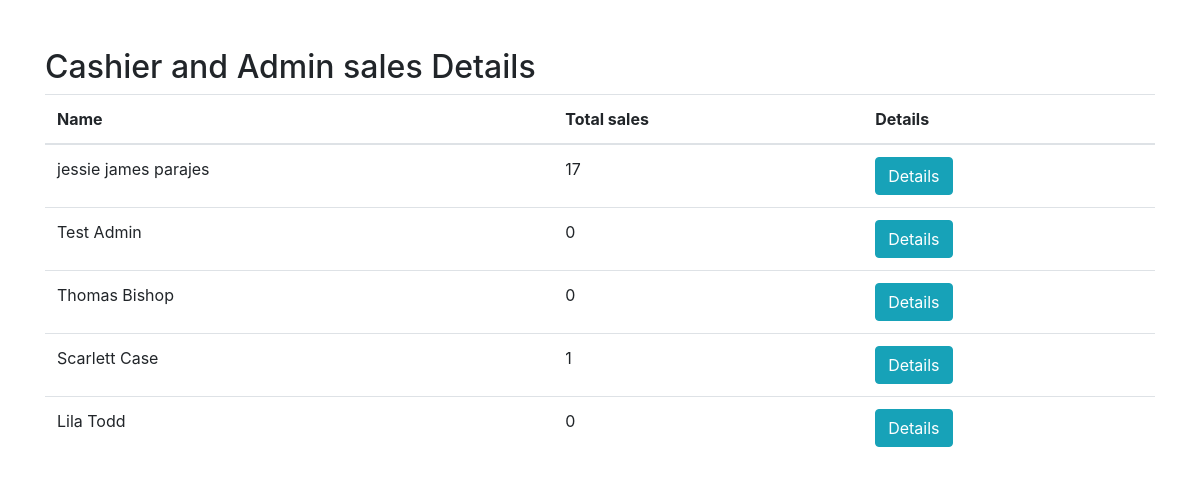
/Admin-WEB/dashboard/cashier_details.php, run on the app's committed database.
### tables this page shows
CREATE TABLE IF NOT EXISTS `users` (
  `id` int NOT NULL AUTO_INCREMENT,
  `first_name` varchar(25) NOT NULL,
  `last_name` varchar(25) NOT NULL,
  `username` varchar(30) NOT NULL,
  `password` varchar(255) NOT NULL,
  `ifadmin` int NOT NULL,
  `role` enum('admin','staff','','') NOT NULL,
  PRIMARY KEY (`id`),
  UNIQUE KEY `id` (`id`),
  UNIQUE KEY `username` (`username`)
);

### Actions/cashier_total_sales.php (called while the page is built)
<?php
$database = new Database();
$conn = $database->conn;
$sql = "
    SELECT u.id, CONCAT(u.first_name, ' ', u.last_name) AS full_name,
           COUNT(CASE WHEN o.status = 'completed' THEN o.id END) AS total_completed_orders
    FROM users u
    LEFT JOIN orders o ON u.id = o.user_id  -- Ensure this matches your foreign key
    WHERE u.role IN ('staff', 'admin')  -- Include both 'staff' and 'admin' roles
    GROUP BY u.id
";
$result = $conn->query($sql);

### Admin-WEB/dashboard/cashier_details.php (the view, shortened to what this page needs)
<?php
include_once '../../Actions/cashier_total_sales.php';
?>
<!DOCTYPE html>
<html lang="en">
<head>
    <link rel="stylesheet" href="https://maxcdn.bootstrapcdn.com/bootstrap/4.5.2/css/bootstrap.min.css">
</head>
<body>
    <div class="container mt-5">
        <h2>Cashier and Admin sales Details</h2>
        <table class="table">
            <thead>
                <tr>
                    <th>Name</th>
                    <th>Total sales</th>
                    <th>Details</th>
                </tr>
            </thead>
            <tbody>
                <?php
                if ($result) {
                    while ($row = $result->fetch_assoc()) {
                        echo "<tr>";
                        echo "<td>" . $row['full_name'] . "</td>";
                        echo "<td>" . $row['total_completed_orders'] . "</td>";
                        echo "<td><a href='daily_cashier.php?cashier_id=" . $row['id'] . "' class='btn btn-info'>Details</a></td>";
                        echo "</tr>";
                    }
                } else {
                    echo "<tr><td colspan='3'>No cashiers or admins found</td></tr>";
                }
                ?>
            </tbody>
        </table>
    </div>
</body>
</html>

### data on the page
users: full_name "jessie james parajes", total_completed_orders "17"
users: full_name "Test Admin", total_completed_orders "0"
users: full_name "Thomas Bishop", total_completed_orders "0"
users: full_name "Scarlett Case", total_completed_orders "1"
users: full_name "Lila Todd", total_completed_orders "0"
